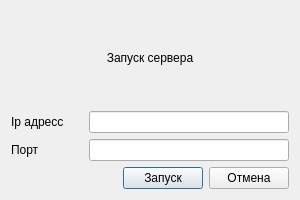
<?xml version="1.0" encoding="UTF-8"?>
<ui version="4.0">
 <class>DlgConnect</class>
 <widget class="QDialog" name="DlgConnect">
  <property name="geometry">
   <rect>
    <x>0</x>
    <y>0</y>
    <width>300</width>
    <height>200</height>
   </rect>
  </property>
  <property name="minimumSize">
   <size>
    <width>300</width>
    <height>200</height>
   </size>
  </property>
  <property name="maximumSize">
   <size>
    <width>300</width>
    <height>200</height>
   </size>
  </property>
  <property name="windowTitle">
   <string>Dialog</string>
  </property>
  <layout class="QVBoxLayout" name="verticalLayout">
   <item>
    <widget class="QLabel" name="label_2">
     <property name="text">
      <string>Запуск сервера</string>
     </property>
     <property name="alignment">
      <set>Qt::AlignCenter</set>
     </property>
    </widget>
   </item>
   <item>
    <layout class="QHBoxLayout" name="horizontalLayout">
     <item>
      <widget class="QLabel" name="label">
       <property name="text">
        <string>Ip адресс</string>
       </property>
      </widget>
     </item>
     <item>
      <widget class="QLineEdit" name="lineEdit">
       <property name="minimumSize">
        <size>
         <width>200</width>
         <height>0</height>
        </size>
       </property>
       <property name="maximumSize">
        <size>
         <width>200</width>
         <height>16777215</height>
        </size>
       </property>
      </widget>
     </item>
    </layout>
   </item>
   <item>
    <layout class="QHBoxLayout" name="horizontalLayout_2">
     <item>
      <widget class="QLabel" name="label_3">
       <property name="text">
        <string>Порт</string>
       </property>
      </widget>
     </item>
     <item>
      <widget class="QLineEdit" name="lineEdit_2">
       <property name="minimumSize">
        <size>
         <width>200</width>
         <height>0</height>
        </size>
       </property>
       <property name="maximumSize">
        <size>
         <width>200</width>
         <height>16777215</height>
        </size>
       </property>
      </widget>
     </item>
    </layout>
   </item>
   <item>
    <layout class="QHBoxLayout" name="horizontalLayout_3">
     <item>
      <spacer name="horizontalSpacer">
       <property name="orientation">
        <enum>Qt::Horizontal</enum>
       </property>
       <property name="sizeHint" stdset="0">
        <size>
         <width>40</width>
         <height>20</height>
        </size>
       </property>
      </spacer>
     </item>
     <item>
      <widget class="QPushButton" name="pushButton">
       <property name="text">
        <string>Запуск</string>
       </property>
      </widget>
     </item>
     <item>
      <widget class="QPushButton" name="pushButton_2">
       <property name="text">
        <string>Отмена</string>
       </property>
      </widget>
     </item>
    </layout>
   </item>
  </layout>
 </widget>
 <resources/>
 <connections/>
</ui>
